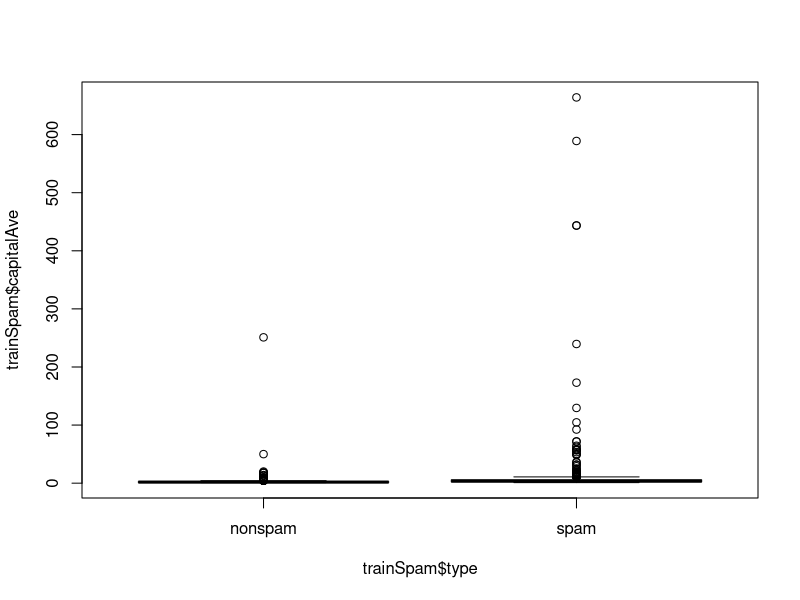
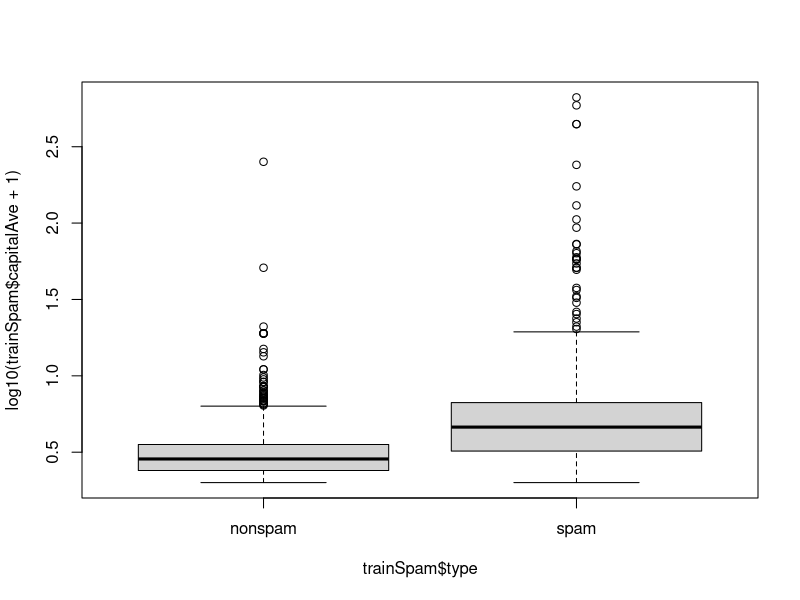
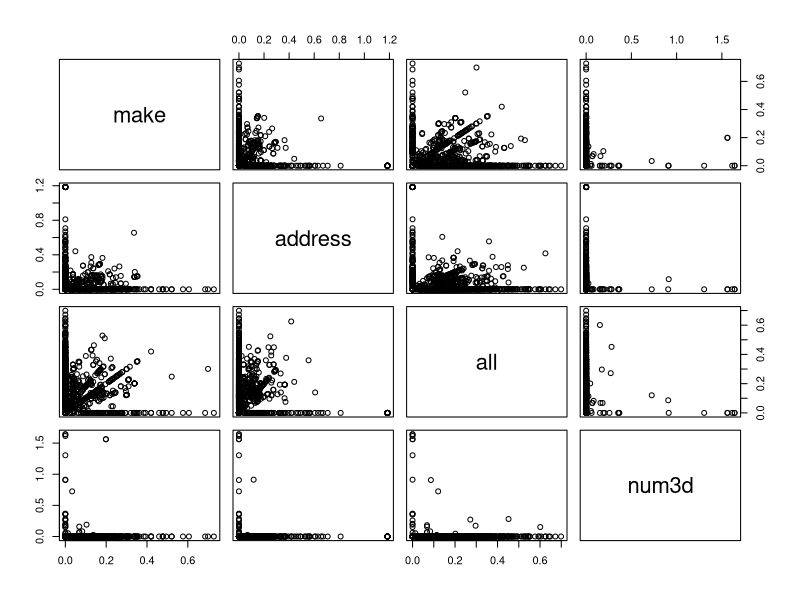
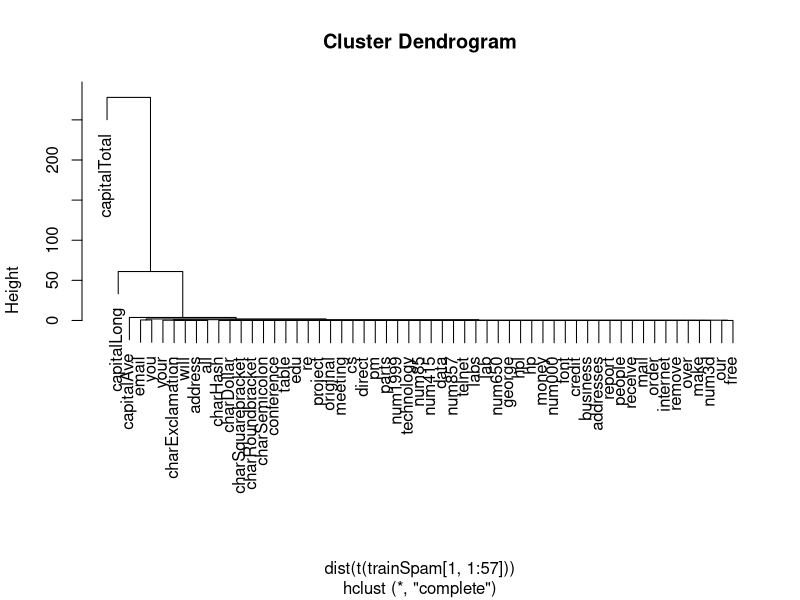
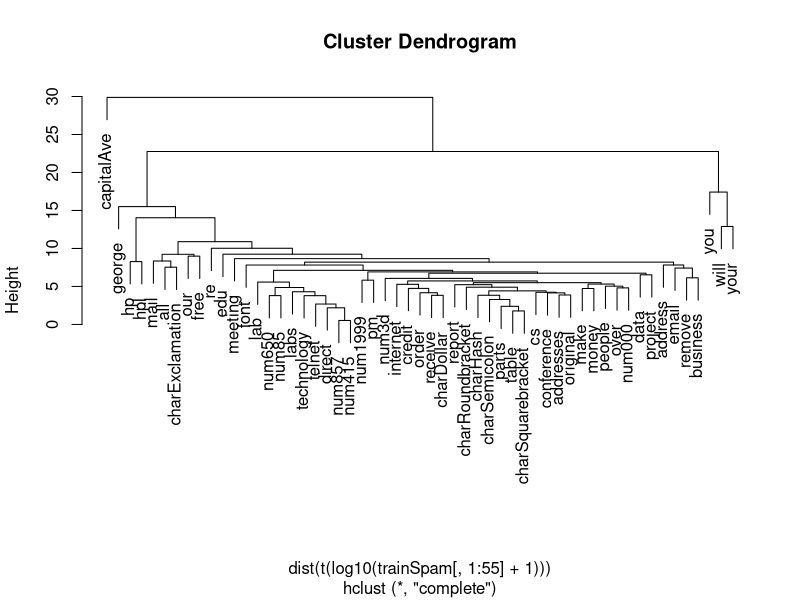

These charts were generated, in order, by the following R code:
install.packages("kernlab")
library(kernlab)
data(spam)
str(spam[,1:5])

# An example 
        # Start with a general question: 
                # Can I automatically detect emails that are SPAM or not?
        # Make it concrete
                # Can I use quantitative characteristics of the emails to classify them as SPAM/HAM?

# We are going to split the data into a test set and training set

set.seed(3435)
trainIndicator = rbinom(4601, size = 1, prob = 0.5)
table(trainIndicator)

trainSpam = spam[trainIndicator == 1,]
testSpam = spam[trainIndicator == 0,]

# Exploratory data analysis
        # Look at summaries of the data
        # Check for missing data
        # Create exploratory plots
        # Perform exploratory analyses (e.g. clustering)

names(trainSpam)
head(trainSpam)
# summary
table(trainSpam$type)
# plots (capitalAve measures the average capital letters used in each email)
plot(trainSpam$capitalAve ~ trainSpam$type) # skewed data makes difficult to see patterns
plot(log10(trainSpam$capitalAve + 1) ~ (trainSpam$type)) # taking the log solves the previous
# as the last picture show, spam email tend to have, in average, more capital letters
# than regular emails. That's an intuitive result, confirmed by data

# relationships bewteen predictors
plot(log10(trainSpam[,1:4] + 1))

#clustering
hCluster = hclust(dist(t(trainSpam[1, 1:57])))
plot(hCluster)
# new clustering
hClusterUpdated = hclust(dist(t(log10(trainSpam[, 1:55] + 1))))
plot(hClusterUpdated)

# the teacher then builds a model predicting spam (will not cover code as I haven't
# covered that statistical topic yet)

# Important while conducting analysis:
# Challenge your results (as someone might do it in the future, get ahead)
        # Challenge all steps
                # Question, data source, processing, analysis, conclusions
        # Challenge measures of uncertainty
        # Challenge choices of terms to include in models
        # Think of potential alternative analysis

#Synthesize/write-up results
        # Lead with the question
        # Summarize analysis into the story
        # Don't include every analysis, include it if:
                # needed for the story
                # needed to address a challenge
        # Order analysis according to story, not chronological
